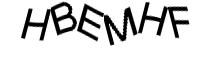
#> input picture sina/amazonpicture/Captcha_sfutexxsfr.jpg, 200 x 70 px
$ python amazon_capcha.py amazonpicture/Captcha_sfutexxsfr.jpg   (Python 2 division)
#> lines starting #> are read from the running program, lines starting #| are printed output that depends on the picture; after the words box and inside, x2 and y2 are one past the last pixel; in counts of white or black regions, pixels touching at a corner belong together
#!/usr/bin/env python
# -*- coding: utf-8 -*-
# Created by Chuande Wang on 16/6/17
import sys
import os
import StringIO
import urllib
import pytesseract
from PIL import Image

def tesseract_image(image):
    return pytesseract.image_to_string(image, config='-psm 10', lang='image')


#图片x轴的投影，如果有数据（黑色像素点）值为1否则为0
def get_projection_x(image):
    p_x = [0 for x in xrange(image.size[0])]
    for w in xrange(image.size[0]):
        for h in xrange(image.size[1]):
            #print(image.getpixel((h,w)))
            if image.getpixel((w,h)) == 0:
                p_x[w] = 1
    return p_x

#获取分割后的x轴坐标点
#返回值为[起始位置, 长度] 的列表
def get_split_seq(projection_x):
    res = []
    for idx in xrange(len(projection_x) - 1):
        p1 = projection_x[idx]
        p2 = projection_x[idx + 1]
        if p1 == 1 and idx == 0:
            res.append([idx, 1])
        elif p1 == 0 and p2 == 0:
            continue
        elif p1 == 1 and p2 == 1:
            res[-1][1] += 1
        elif p1 == 0 and p2 == 1:
            res.append([idx + 1, 1])
        elif p1 == 1 and p2 == 0:
            continue
    return res


# [28 lines of commented-out code are left out]
def split_image(image, split_seq=None):

    if split_seq is None:
        split_seq = get_split_seq(get_projection_x(image))
    length = len(split_seq)
    imgs = [[] for i in xrange(length)]
    res = []
    for w in xrange(image.size[1]):
        line = [image.getpixel((h,w)) for h in xrange(image.size[0])]
        for idx in xrange(length):
            pos = split_seq[idx][0]
            llen = split_seq[idx][1]
            l = line[pos:pos+llen]
            imgs[idx].append(l)
    for idx in xrange(length):
        datas = []
        height = 0
        for data in imgs[idx]:
            flag = False
            for d in data:
                if d == 0:
                    flag = True
            if flag == True:
                height += 1
                datas += data
        child_img = Image.new('L',(split_seq[idx][1], height))
        child_img.putdata(datas)
        res.append(child_img)

    #print(type(res))
    #print(res)
    return res


def binarized(image_buffer):
    #网络上的图片转换成Image对象
    image = Image.open(StringIO.StringIO(image_buffer))
#> image is the input picture: PIL image 200x70 L; min 0, max 255, mean 219.1
    #灰度化处理
    #有很多种算法，这里选择rgb加权平均值算法
    #gray_image = Image.new('RGB', image.size)
    gray_image = Image.new('1', image.size)
#> gray_image: PIL image 200x70 1; every value is 0
    #获得rgb数据序列，每一个都是(r,g,b)三元组
    # raw_data = image.getdata()
    width, height  = image.size
#> width = 200; height = 70
    # rgb_im = image.convert('RGB')
    raw_data = image.load()

    for x in range(width):
        for y in range(height):
            value = raw_data[x, y]
            if value < 6:
                gray_image.putpixel((x, y), 0)
            else:
                gray_image.putpixel((x, y), 255)
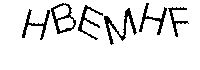
#> gray_image: PIL image 200x70 1; 90.7% white; black in thin lines or dots, all inside (x1, y1, x2, y2) = (22, 3, 189, 45)


    image.close()
    #print(type(gray_image))
    #print(gray_image)
    image_word_list = split_image(gray_image)
#> the loop in get_split_seq, `for idx in xrange(len(projection_x) - 1):` made 199 passes
#> (p1, p2) on passes 1 to 3: (0, 0), (0, 0), (0, 0)
#> after the loop in get_split_seq, `for idx in xrange(len(projection_x) - 1):`: res = [[22, 28], [51, 25], [78, 25], [104, 33], [139, 28], [168, 21]]
#> in split_image, `split_seq = get_split_seq(get_projection_x(image))`: split_seq has the same summary as res in get_split_seq
#> in split_image, `length = len(split_seq)`: length = 6
#> in split_image, `imgs = [[] for i in xrange(length)]`: imgs = [[], [], [], [], [], []]
#> the loop in split_image, `for idx in xrange(length):` made 6 passes
#> after the loop in split_image, `for idx in xrange(length):`:
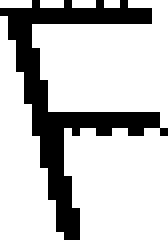
#> child_img: PIL image 21x30 L (shown 8 times larger); 76.3% white; black in thin lines or dots
#> after the loop in split_image, `for idx in xrange(length):`: res = 6 items
#> image_word_list = 6 items
    word_list = []
    for word in image_word_list:
        sigle_word = tesseract_image(word)
        word_list.append(sigle_word)
#> this loop made 1 pass
#> after the loop, word_list = []
    word_string = ''.join(word_list)
    #print word_string
    return  word_string


def main(filename):
    root, dirs, files = os.walk(filename)
    for name in files:
        print(os.path.abspath(name))
    #binarized(filename)


if __name__ == '__main__':
    if len(sys.argv) < 2:
        exit('Usage: amazon_capcha url')
    if len(sys.argv) == 2:
        url = sys.argv[1]
        image_buffer = urllib.urlopen(url).read()
        print binarized(image_buffer)
#> (the call stopped at in tesseract_image, `return pytesseract.image_to_string(image, config='-psm 10', lang='imag..`: pytesseract is not available in this run)

$ run again, on sina/amazonpicture/Captcha_sjdxruayhp.jpg
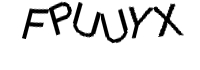
#> input picture sina/amazonpicture/Captcha_sjdxruayhp.jpg, 200 x 70 px
#> in binarized, image is the input picture: PIL image 200x70 L; min 0, max 255, mean 227.1
#> after the loop in binarized, `for x in range(width):`:
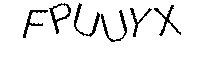
#> gray_image: PIL image 200x70 1; 93.1% white; black in thin lines or dots, all inside (x1, y1, x2, y2) = (23, 3, 181, 42)
#> the loop in get_split_seq, `for idx in xrange(len(projection_x) - 1):` made 199 passes
#> (p1, p2) on passes 1 to 3: (0, 0), (0, 0), (0, 0)
#> after the loop in get_split_seq, `for idx in xrange(len(projection_x) - 1):`: res = [[23, 25], [49, 22], [74, 26], [101, 26], [130, 22], [154, 27]]
#> split_seq has the same summary as res in get_split_seq
#> length = 6
#> imgs = [[], [], [], [], [], []]
#> the loop in split_image, `for idx in xrange(length):` made 6 passes
#> after the loop in split_image, `for idx in xrange(length):`:
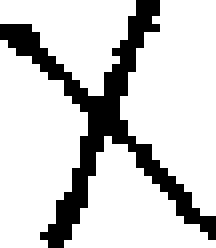
#> child_img: PIL image 27x31 L (shown 8 times larger); 80.3% white; black in thin lines or dots
#> after the loop in split_image, `for idx in xrange(length):`: res = 6 items
#> the loop in binarized, `for word in image_word_list:` made 1 pass
#> after the loop in binarized, `for word in image_word_list:`: word_list = []

$ run again, on sina/amazonpicture/Captcha_sjorzqsplx.jpg
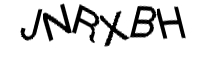
#> input picture sina/amazonpicture/Captcha_sjorzqsplx.jpg, 200 x 70 px
#> in binarized, image is the input picture: PIL image 200x70 L; min 0, max 255, mean 222.4
#> after the loop in binarized, `for x in range(width):`:
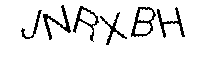
#> gray_image: PIL image 200x70 1; 91.7% white; black in thin lines or dots, all inside (x1, y1, x2, y2) = (21, 5, 185, 45)
#> the loop in get_split_seq, `for idx in xrange(len(projection_x) - 1):` made 199 passes
#> (p1, p2) on passes 1 to 3: (0, 0), (0, 0), (0, 0)
#> after the loop in get_split_seq, `for idx in xrange(len(projection_x) - 1):`: res = [[21, 21], [43, 28], [73, 26], [100, 27], [131, 25], [157, 28]]
#> split_seq has the same summary as res in get_split_seq
#> length = 6
#> imgs = [[], [], [], [], [], []]
#> the loop in split_image, `for idx in xrange(length):` made 6 passes
#> after the loop in split_image, `for idx in xrange(length):`:
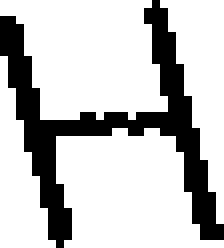
#> child_img: PIL image 28x31 L (shown 8 times larger); 76.2% white; 1 black region, box (x1, y1, x2, y2) and area: (0, 0, 28, 31) 207
#> after the loop in split_image, `for idx in xrange(length):`: res = 6 items
#> the loop in binarized, `for word in image_word_list:` made 1 pass
#> after the loop in binarized, `for word in image_word_list:`: word_list = []
